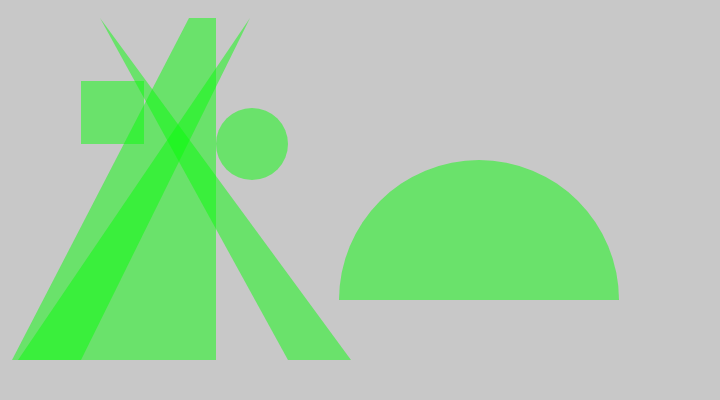
Frame 1 (no input)
Frame 60 (no input): identical to frame 1, image omitted
Frame 120 (the mouse pressed at the canvas centre since frame 60): identical to frame 1, image omitted

The p5.js sketch that drew this single still picture (run headless with seeded random() and noise() and a simulated clock; from frame 60 on, the mouse is pressed at the canvas centre):

// p5.js sketch
// ── sketch.js


function setup() 
{
    // Sets the screen to be 720 pixels wide and 400 pixels high
    createCanvas(720, 400);

}

function draw()
{
    background(200);
    noStroke();

    fill(10, 250, 12, 127);
    
    triangle(250, 18, 18, 360, 81, 360);

    rect(81, 81, 63, 63);

    quad(189, 18, 216, 18, 216, 360, 12, 360);

    ellipse(252, 144, 72, 72);

    triangle(100, 18, 351, 360, 288, 360); 

    arc(479, 300, 280, 280, PI, TWO_PI);
}
